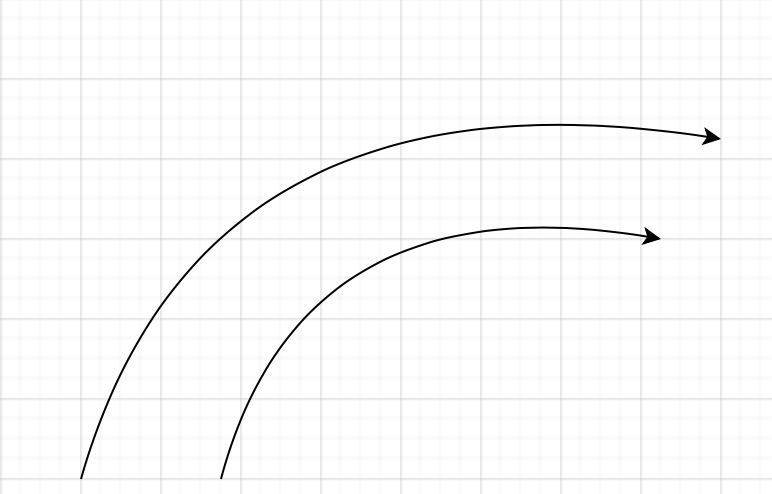
#> input picture IMPORTANT.png, 772 x 494 px, found by its file name
$ python curved_midline.py
#> lines starting #> are read from the running program, lines starting #| are printed output that depends on the picture; after the words box and inside, x2 and y2 are one past the last pixel; in counts of white or black regions, pixels touching at a corner belong together
# importing libraries

import numpy as np
import cv2
from matplotlib import pyplot
import matplotlib.pyplot as plt

# loading and processing the image

img = cv2.imread('/kaggle/input/image-curved-lines/IMPORTANT.png')
#> img is the input picture: shape (494, 772, 3); min 0, max 255, mean 250.5
inverted = cv2.bitwise_not(img)
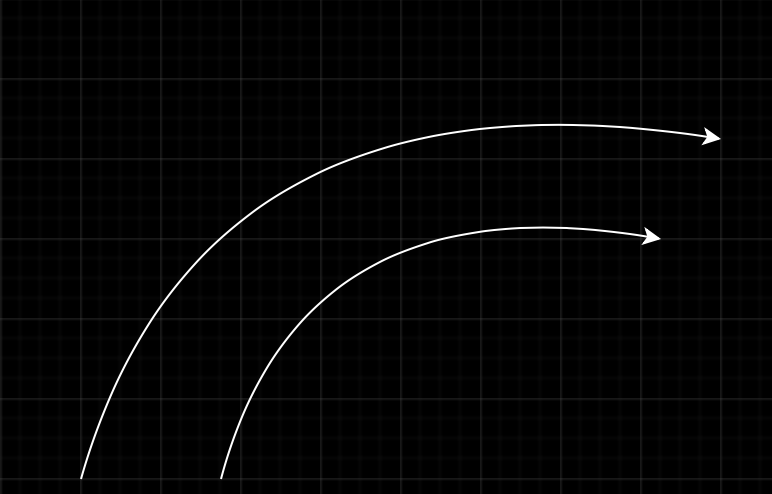
#> inverted: shape (494, 772, 3); min 0, max 255, mean 4.5
gray = cv2.cvtColor(inverted, cv2.COLOR_BGR2GRAY)
ret, thresh = cv2.threshold(gray, 150, 255, cv2.THRESH_BINARY)
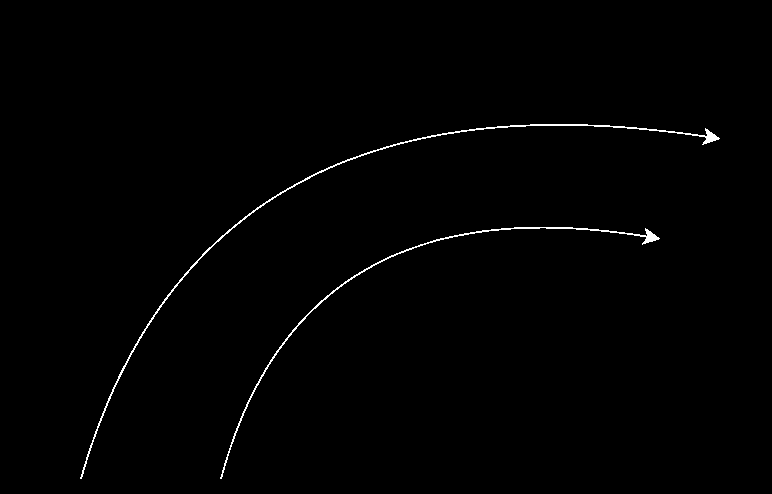
#> thresh: shape (494, 772); 0.71% white in thin lines or dots, all inside (x1, y1, x2, y2) = (80, 124, 720, 479)
contours, hierarchy = cv2.findContours(image=thresh, mode=cv2.RETR_TREE, method=cv2.CHAIN_APPROX_NONE)
#> contours = 2 contours; box (x1, y1, x2, y2) and area: (80, 124, 720, 479) 842, (220, 227, 660, 479) 602
a1 = contours[0][:, 0]
#> a1 = 1052 pairs, first value 220 to 659, second value 227 to 478
a2 = contours[1][:, 0]
#> a2 = 1500 pairs, first value 80 to 719, second value 124 to 478

# fitting a polynomial to the points on the first curve and uniformly picking 1000 points on the curve

min_a1_x, max_a1_x = min(a1[:,0]), max(a1[:,0])
#> min_a1_x = 220; max_a1_x = 659
new_a1_x = np.linspace(min_a1_x, max_a1_x, 1000)
#> new_a1_x = 1000 values from 220 to 659
a1_coefs = np.polyfit(a1[:,0],a1[:,1], 20)
#> a1_coefs = 21 values, max 80838.9 at index 19, min -2482120 at index 20, mean -114401.8
new_a1_y = np.polyval(a1_coefs, new_a1_x)
#> new_a1_y = 1000 values, max 479.4 at index 0, min 227.2 at index 735, mean 272

# fitting a polynomial to the points on the second curve and uniformly picking 1000 points on the curve

min_a2_x, max_a2_x = min(a2[:,0]), max(a2[:,0])
#> min_a2_x = 80; max_a2_x = 719
new_a2_x = np.linspace(min_a2_x, max_a2_x, 1000)
#> new_a2_x = 1000 values from 80 to 719
a2_coefs = np.polyfit(a2[:,0],a2[:,1], 20)
#> a2_coefs = 21 values, max 76.83 at index 19, min -350.5 at index 20, mean -13.15
new_a2_y = np.polyval(a2_coefs, new_a2_x)
#> new_a2_y = 1000 values, max 479.3 at index 0, min 124.4 at index 753, mean 188.8

# finding the midpoints of the points detected on each curve

midx = [np.mean([new_a1_x[i], new_a2_x[i]]) for i in range(1000)]
#> midx = 1000 values from 150 to 689
midy = [np.mean([new_a1_y[i], new_a2_y[i]]) for i in range(1000)]
#> midy = 1000 values, max 479.4 at index 0, min 175.8 at index 745, mean 230.4

# plotting the curves and the midcurve

plt.plot(a1[:,0], a1[:,1],c='blue')
plt.plot(a2[:,0], a2[:,1],c='blue')
plt.plot(midx, midy, '--', c='purple')

# displaying all the curves

pyplot.imshow(img)
pyplot.show()
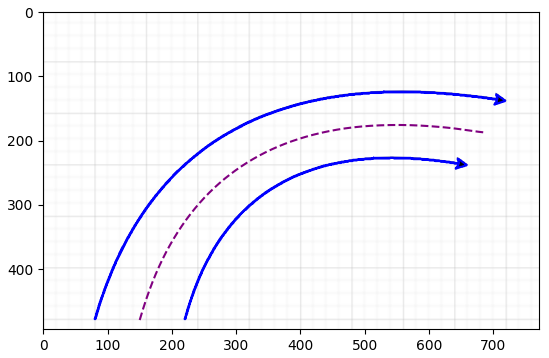
#> figure drawn by matplotlib, 1 panel
